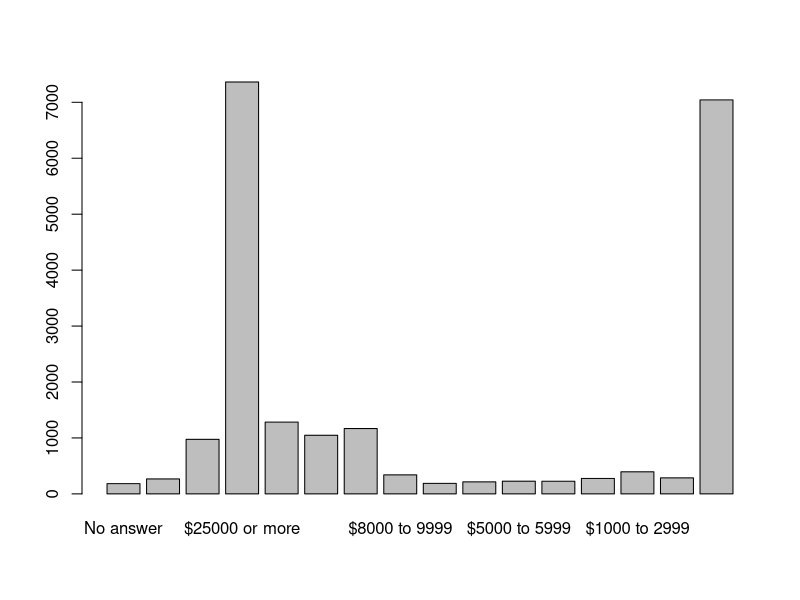
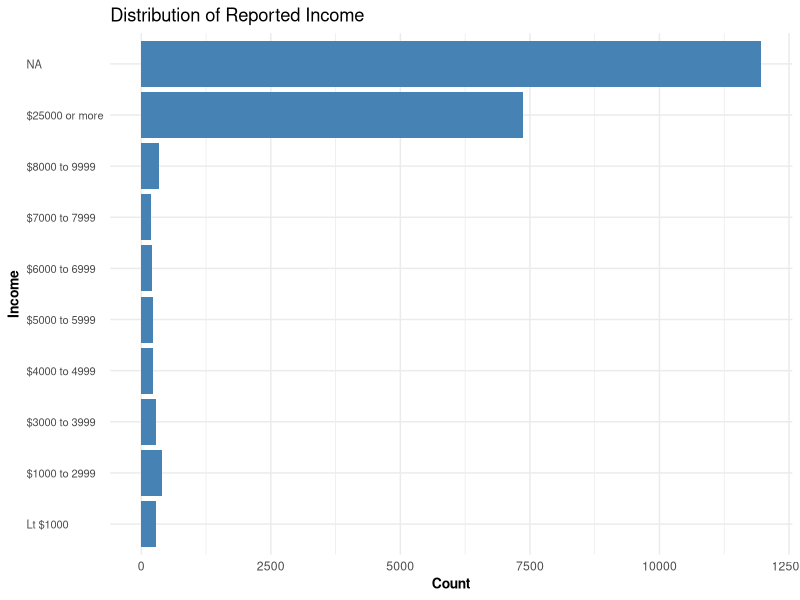
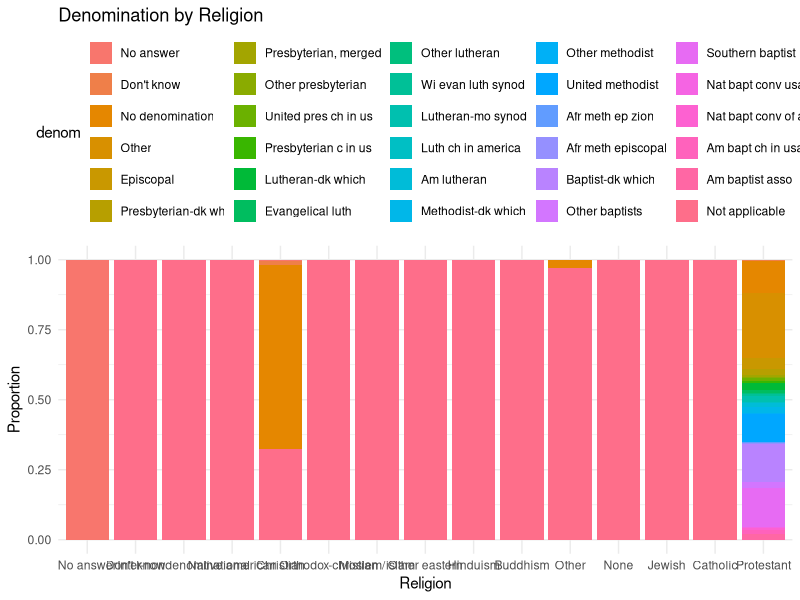
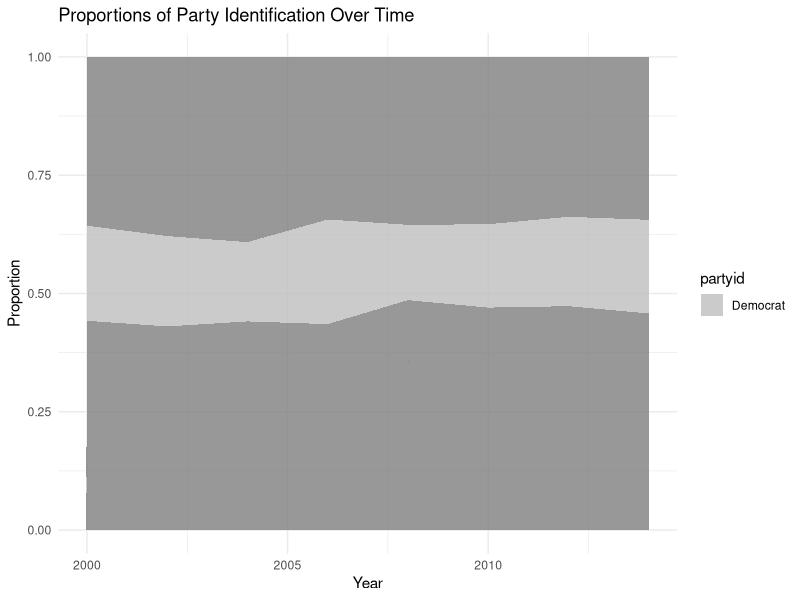

Recreate these plots in R, in order.
## ---- chunk 1
library(forcats)
library(ggplot2)
library(dplyr)

# 1. Load gss_cat data and explore the distribution of rincome
data(gss_cat)
rincome <- gss_cat$rincome

# Default bar chart
barplot(table(rincome))

# The default bar chart is hard to understand because the x-axis labels are rotated and overlapping, making it difficult to read the income categories. Additionally, the bars are ordered alphabetically instead of in a meaningful order.

# Improved plot
income_counts <- table(rincome)
income_df <- data.frame(income = names(income_counts), count = as.numeric(income_counts))

# Reorder income categories based on their logical order
income_df$income <- factor(income_df$income, levels = c("Lt $1000", "$1000 to 2999", "$3000 to 3999", "$4000 to 4999", "$5000 to 5999", "$6000 to 6999", "$7000 to 7999", "$8000 to 9999", "$10000 to 12499", "$12500 to 14999", "$15000 to 17499", "$17500 to 19999", "$20000 to 22499", "$22500 to 24999", "$25000 or more"))

# Create a horizontal bar chart with clear labels
ggplot(income_df, aes(x = count, y = income)) +
  geom_bar(stat = "identity", fill = "steelblue") +
  labs(x = "Count", y = "Income", title = "Distribution of Reported Income") +
  theme_minimal() +
  theme(axis.text.y = element_text(size = 8, hjust = 0),
        axis.title = element_text(size = 10, face = "bold"))

# The improved plot provides a clearer visualization of the distribution of reported income with properly ordered income categories and readable labels.

# 2. Find the most common religion and partyid
most_common_religion <- names(which.max(table(gss_cat$relig)))
most_common_partyid <- names(which.max(table(gss_cat$partyid)))

most_common_religion
most_common_partyid

# 3. Find out which relig does denom apply to using a table and visualization
denom_by_relig <- table(gss_cat$relig, gss_cat$denom)
denom_by_relig

denom_by_relig_plot <- ggplot(data = gss_cat, aes(x = relig, fill = denom)) +
  geom_bar(position = "fill") +
  labs(x = "Religion", y = "Proportion", title = "Denomination by Religion") +
  theme_minimal() +
  theme(legend.position = "top")

denom_by_relig_plot

# By using a table or a visualization, we can find out which denominations (denom) apply to each religion (relig).

# 4. Plot the proportions of people identifying as Democrat, Republican, and Independent over time
# Plot the proportions of people identifying as Democrat, Republican, and Independent over time
partyid_over_time <- gss_cat %>%
  group_by(year) %>%
  count(partyid) %>%
  mutate(proportion = n / sum(n))

# Define colors for the party identification categories
party_colors <- c("Democrat" = "blue", "Republican" = "red", "Independent" = "gray")

ggplot(partyid_over_time, aes(x = year, y = proportion, fill = partyid)) +
  geom_area(position = "stack", alpha = 0.8) +
  labs(x = "Year", y = "Proportion", title = "Proportions of Party Identification Over Time") +
  scale_fill_manual(values = party_colors, labels = names(party_colors)) +
  theme_minimal()

# The chart shows how the proportions of party identification (Democrat, Republican, Independent) have changed over time.

# 5. Collapse "rincome" into smaller set of categories
collapsed_rincome <- gss_cat %>%
  mutate(rincome_collapsed = case_when(
    rincome %in% c("Lt $1000", "$1000 to 2999", "$3000 to 3999") ~ "Low Income",
    rincome %in% c("$4000 to 4999", "$5000 to 5999", "$6000 to 6999") ~ "Middle Income",
    rincome %in% c("$7000 to 7999", "$8000 to 9999", "$10000 to 12499") ~ "Upper Middle Income",
    TRUE ~ "High Income"
  ))

table(collapsed_rincome$rincome_collapsed)

